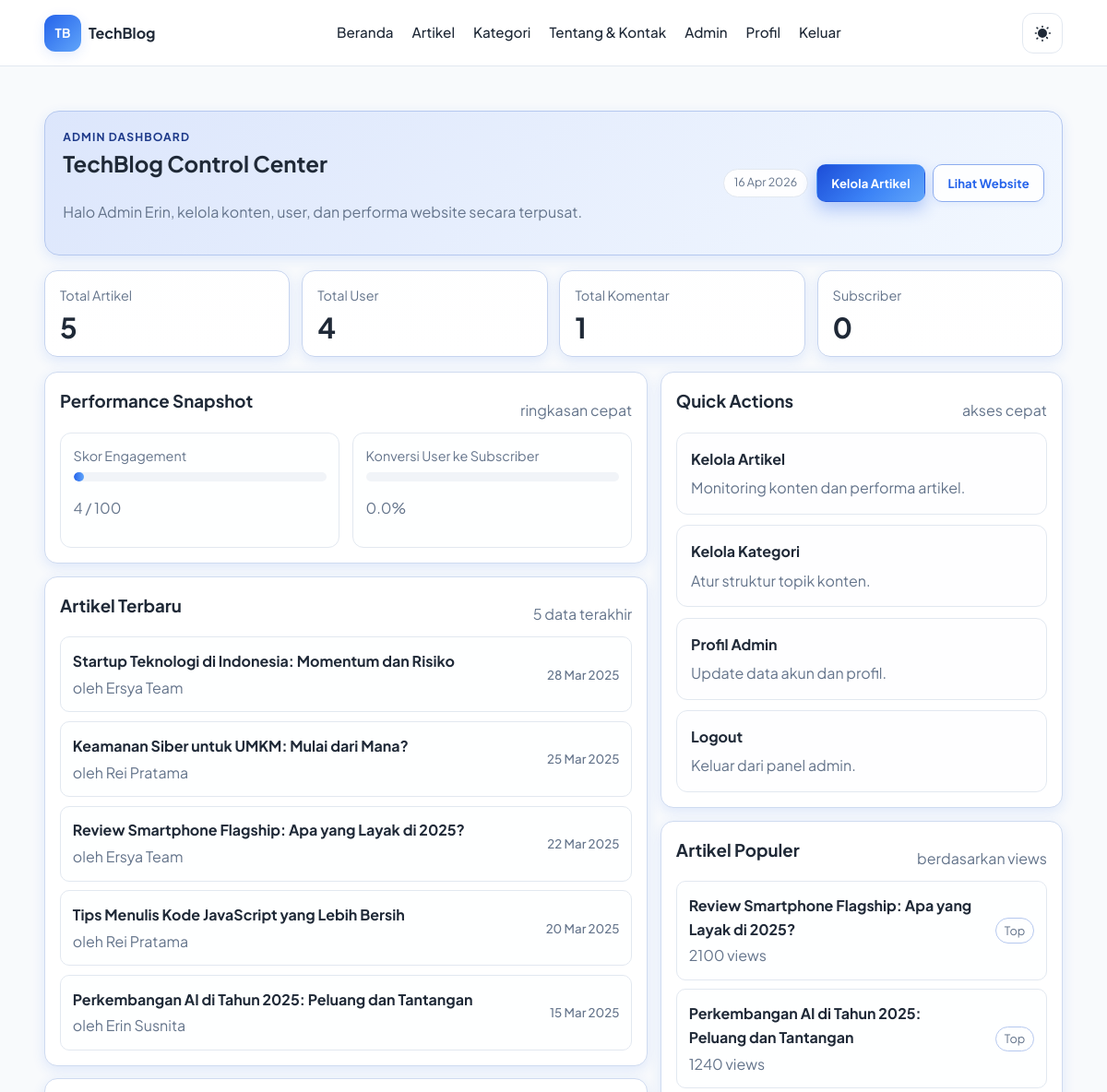
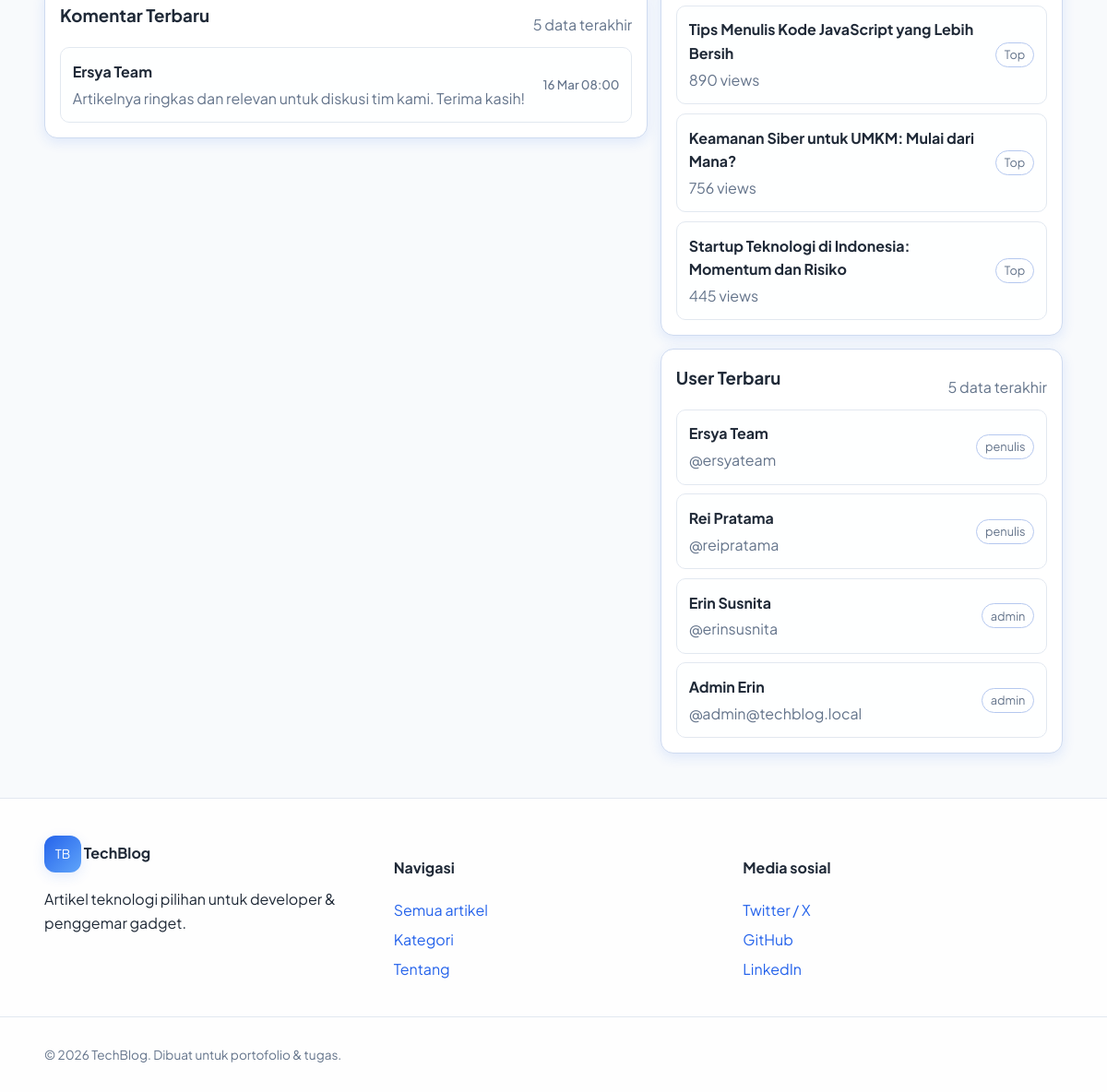
/admin.php (signed in), run on the app's committed database (2 pictures, top to bottom).
### tables this page shows
CREATE TABLE users (
  id INT UNSIGNED AUTO_INCREMENT PRIMARY KEY,
  nama VARCHAR(255) NOT NULL,
  user VARCHAR(255) NOT NULL UNIQUE,
  password VARCHAR(255) NOT NULL,
  role ENUM('admin','penulis','user') NOT NULL DEFAULT 'user',
  foto VARCHAR(500) DEFAULT NULL,
  bio TEXT,
  created_at TIMESTAMP DEFAULT CURRENT_TIMESTAMP
);

CREATE TABLE articles (
  id INT UNSIGNED AUTO_INCREMENT PRIMARY KEY,
  judul VARCHAR(500) NOT NULL,
  slug VARCHAR(520) NOT NULL UNIQUE,
  konten LONGTEXT NOT NULL,
  excerpt TEXT,
  thumbnail VARCHAR(500) DEFAULT NULL,
  author_id INT UNSIGNED NOT NULL,
  kategori_id INT UNSIGNED NOT NULL,
  tanggal_publish DATETIME NOT NULL,
  views INT UNSIGNED NOT NULL DEFAULT 0,
  featured TINYINT(1) NOT NULL DEFAULT 0,
  CONSTRAINT fk_art_author FOREIGN KEY (author_id) REFERENCES users(id) ON DELETE CASCADE,
  CONSTRAINT fk_art_cat FOREIGN KEY (kategori_id) REFERENCES categories(id) ON DELETE RESTRICT,
  INDEX idx_publish (tanggal_publish),
  INDEX idx_views (views),
  INDEX idx_featured (featured)
);

CREATE TABLE comments (
  id INT UNSIGNED AUTO_INCREMENT PRIMARY KEY,
  user_id INT UNSIGNED DEFAULT NULL,
  guest_nama VARCHAR(120) DEFAULT NULL,
  guest_user VARCHAR(255) DEFAULT NULL,
  article_id INT UNSIGNED NOT NULL,
  isi_komentar TEXT NOT NULL,
  tanggal DATETIME NOT NULL DEFAULT CURRENT_TIMESTAMP,
  CONSTRAINT fk_com_user FOREIGN KEY (user_id) REFERENCES users(id) ON DELETE SET NULL,
  CONSTRAINT fk_com_art FOREIGN KEY (article_id) REFERENCES articles(id) ON DELETE CASCADE,
  INDEX idx_art (article_id)
);

### includes/auth.php (called while the page is built, shortened)
<?php
require_once __DIR__ . '/db.php';
function current_user(): ?array {
    return $_SESSION['user'] ?? null;
}

### includes/db.php (called while the page is built, shortened)
<?php
require_once __DIR__ . '/config.php';
function db(): PDO {
    static $pdo = null;
    if ($pdo instanceof PDO) {
        return $pdo;
    }
    $dsn = 'mysql:host=' . DB_HOST . ';dbname=' . DB_NAME . ';charset=' . DB_CHARSET;
    $pdo = new PDO($dsn, DB_USER, DB_PASS, [
        PDO::ATTR_ERRMODE => PDO::ERRMODE_EXCEPTION,
        PDO::ATTR_DEFAULT_FETCH_MODE => PDO::FETCH_ASSOC,
    ]);
    $pdo->exec('SET NAMES utf8mb4 COLLATE utf8mb4_unicode_ci');
    return $pdo;
}
function db_has_column(string $table, string $column): bool {
    static $cache = [];
    $key = $table . '.' . $column;
    $sql = 'SHOW COLUMNS FROM `' . str_replace('`', '', $table) . '` LIKE ?';
    $st = db()->prepare($sql);
    $st->execute([$column]);
    $cache[$key] = (bool)$st->fetch();
    return $cache[$key];
}

### includes/functions.php (called while the page is built, shortened)
<?php
require_once __DIR__ . '/db.php';
function e(?string $s): string {
    return htmlspecialchars($s ?? '', ENT_QUOTES, 'UTF-8');
}
function excerpt_plain(string $html, int $max = 160): string {
    $t = strip_tags($html);
    $t = preg_replace('/\s+/', ' ', $t);
    $t = trim($t);
    if (mb_strlen($t) <= $max) {
        return $t;
    }
    return mb_substr($t, 0, $max - 1) . '…';
}

### includes/config.php (called while the page is built, shortened)
<?php
function base_url(): string {
    static $cached = null;
    if ($cached !== null) {
        return $cached;
    }
    $script = $_SERVER['SCRIPT_NAME'] ?? '/index.php';
    $dir = dirname(str_replace('\\', '/', $script));
    if ($dir === '/' || $dir === '.') {
        $cached = '';
    } else {
        $cached = rtrim($dir, '/');
    }
    return $cached;
}
function url(string $path = ''): string {
    $path = ltrim($path, '/');
    $b = base_url();
    return ($b ? $b . '/' : '/') . $path;
}

### admin.php (the view, shortened to what this page needs)
<?php
$pdo = db();
$totalArticles = (int)$pdo->query('SELECT COUNT(*) FROM articles')->fetchColumn();
$totalUsers = (int)$pdo->query('SELECT COUNT(*) FROM users')->fetchColumn();
$totalComments = (int)$pdo->query('SELECT COUNT(*) FROM comments')->fetchColumn();
$totalSubscribers = (int)$pdo->query('SELECT COUNT(*) FROM newsletter_subscribers')->fetchColumn();
$userColumn = db_has_column('users', 'user') ? 'user' : 'email';
$guestIdentityColumn = db_has_column('comments', 'guest_user') ? 'guest_user' : 'guest_email';
$recentArticles = $pdo->query(
    'SELECT a.id, a.judul, a.slug, a.tanggal_publish, u.nama AS author_name
     FROM articles a
     JOIN users u ON u.id = a.author_id
     ORDER BY a.tanggal_publish DESC
     LIMIT 5'
)->fetchAll();
$recentUsers = $pdo->query(
    'SELECT id, nama, `' . $userColumn . '` AS login_user, role, created_at
     FROM users
     ORDER BY id DESC
     LIMIT 5'
)->fetchAll();
$popularArticles = $pdo->query(
    'SELECT id, judul, slug, views
     FROM articles
     ORDER BY views DESC, tanggal_publish DESC
     LIMIT 5'
)->fetchAll();
$recentComments = $pdo->query(
    'SELECT c.isi_komentar, c.tanggal, c.guest_nama, c.`' . $guestIdentityColumn . '` AS guest_identity,
            a.slug AS article_slug, a.judul AS article_title, u.nama AS user_name
     FROM comments c
     JOIN articles a ON a.id = c.article_id
     LEFT JOIN users u ON u.id = c.user_id
     ORDER BY c.tanggal DESC
     LIMIT 5'
)->fetchAll();
$avgCommentsPerArticle = $totalArticles > 0 ? $totalComments / $totalArticles : 0.0;
$subscriberUserRatio = $totalUsers > 0 ? ($totalSubscribers / $totalUsers) * 100 : 0.0;
$engagementScore = min(100.0, ($avgCommentsPerArticle * 20) + ($subscriberUserRatio * 0.6));
$engagementScoreInt = (int)round($engagementScore);
$todayLabel = date('d M Y');
$currentAdminName = (string)(current_user()['nama'] ?? 'Admin');
include __DIR__ . '/includes/header.php';
?>
<section class="section">
    <div class="container admin-wrap">
        <header class="admin-topbar card">
            <div>
                <p class="admin-kicker">ADMIN DASHBOARD</p>
                <h1 class="mt-0">TechBlog Control Center</h1>
                <p class="muted">Halo <?= e($currentAdminName) ?>, kelola konten, user, dan performa website secara terpusat.</p>
            </div>
            <div class="admin-topbar-actions">
                <span class="admin-date-pill"><?= e($todayLabel) ?></span>
                <a class="btn btn-sm" href="<?= e(url('articles.php')) ?>">Kelola Artikel</a>
                <a class="btn btn-outline btn-sm" href="<?= e(url('index.php')) ?>">Lihat Website</a>
            </div>
        </header>
        <div class="admin-kpi-grid">
            <article class="admin-kpi-card card">
                <p class="admin-stat-label">Total Artikel</p>
                <p class="admin-stat-value"><?= $totalArticles ?></p>
            </article>
            <article class="admin-kpi-card card">
                <p class="admin-stat-label">Total User</p>
                <p class="admin-stat-value"><?= $totalUsers ?></p>
            </article>
            <article class="admin-kpi-card card">
                <p class="admin-stat-label">Total Komentar</p>
                <p class="admin-stat-value"><?= $totalComments ?></p>
            </article>
            <article class="admin-kpi-card card">
                <p class="admin-stat-label">Subscriber</p>
                <p class="admin-stat-value"><?= $totalSubscribers ?></p>
            </article>
        </div>
        <div class="admin-layout">
            <div class="admin-primary">
                <article class="card admin-panel">
                    <div class="admin-panel-head">
                        <h3 class="mt-0">Performance Snapshot</h3>
                        <span class="muted">ringkasan cepat</span>
                    </div>
                    <div class="admin-insights">
                        <div class="admin-insight">
                            <p class="admin-stat-label">Skor Engagement</p>
                            <div class="admin-meter">
                                <span style="width: <?= $engagementScoreInt ?>%"></span>
                            </div>
                            <p class="muted"><?= $engagementScoreInt ?> / 100</p>
                        </div>
                        <div class="admin-insight">
                            <p class="admin-stat-label">Konversi User ke Subscriber</p>
                            <div class="admin-meter">
                            </div>
                            <p class="muted"><?= e(number_format($subscriberUserRatio, 1)) ?>%</p>
                        </div>
                    </div>
                </article>
                <article class="card admin-panel">
                    <div class="admin-panel-head">
                        <h3 class="mt-0">Artikel Terbaru</h3>
                        <span class="muted">5 data terakhir</span>
                    </div>
                    <div class="admin-list">
                        <?php foreach ($recentArticles as $a): ?>
                            <a class="admin-list-item" href="<?= e(url('article.php?slug=' . rawurlencode((string)$a['slug']))) ?>">
                                <div>
                                    <strong><?= e($a['judul']) ?></strong>
                                    <p class="muted">oleh <?= e($a['author_name']) ?></p>
                                </div>
                                <small class="muted admin-list-meta"><?= e(date('d M Y', strtotime((string)$a['tanggal_publish']))) ?></small>
                            </a>
                        <?php endforeach; ?>
                    </div>
                </article>
                <article class="card admin-panel">
                    <div class="admin-panel-head">
                        <h3 class="mt-0">Komentar Terbaru</h3>
                        <span class="muted">5 data terakhir</span>
                    </div>
                    <div class="admin-list">
                        <?php foreach ($recentComments as $c): ?>
                            <a class="admin-list-item" href="<?= e(url('article.php?slug=' . rawurlencode((string)$c['article_slug']))) ?>">
                                <div>
                                    <strong><?= e((string)($c['user_name'] ?: $c['guest_nama'] ?: $c['guest_identity'] ?: 'Guest')) ?></strong>
                                    <p class="muted"><?= e(excerpt_plain((string)$c['isi_komentar'], 80)) ?></p>
                                </div>
                                <small class="muted admin-list-meta"><?= e(date('d M H:i', strtotime((string)$c['tanggal']))) ?></small>
                            </a>
                        <?php endforeach; ?>
                    </div>
                </article>
            </div>
            <aside class="admin-sidebar">
                <article class="card admin-panel">
                    <div class="admin-panel-head">
                        <h3 class="mt-0">Quick Actions</h3>
                        <span class="muted">akses cepat</span>
                    </div>
                    <div class="admin-action-stack">
                        <a class="admin-action-tile" href="<?= e(url('articles.php')) ?>">
                            <strong>Kelola Artikel</strong>
                            <p class="muted">Monitoring konten dan performa artikel.</p>
                        </a>
                        <a class="admin-action-tile" href="<?= e(url('category.php')) ?>">
                            <strong>Kelola Kategori</strong>
                            <p class="muted">Atur struktur topik konten.</p>
                        </a>
                        <a class="admin-action-tile" href="<?= e(url('author.php?id=' . (int)(current_user()['id'] ?? 0))) ?>">
                            <strong>Profil Admin</strong>
                            <p class="muted">Update data akun dan profil.</p>
                        </a>
                        <a class="admin-action-tile" href="<?= e(url('logout.php')) ?>">
                            <strong>Logout</strong>
                            <p class="muted">Keluar dari panel admin.</p>
                        </a>
                    </div>
                </article>
                <article class="card admin-panel">
                    <div class="admin-panel-head">
                        <h3 class="mt-0">Artikel Populer</h3>
                        <span class="muted">berdasarkan views</span>
                    </div>
                    <div class="admin-list">
                        <?php foreach ($popularArticles as $a): ?>
                            <a class="admin-list-item" href="<?= e(url('article.php?slug=' . rawurlencode((string)$a['slug']))) ?>">
                                <div>
                                    <strong><?= e($a['judul']) ?></strong>
                                    <p class="muted"><?= (int)$a['views'] ?> views</p>
                                </div>
                                <span class="admin-role">Top</span>
                            </a>
                        <?php endforeach; ?>
                    </div>
                </article>
                <article class="card admin-panel">
                    <div class="admin-panel-head">
                        <h3 class="mt-0">User Terbaru</h3>
                        <span class="muted">5 data terakhir</span>
                    </div>
                    <div class="admin-list">
                        <?php foreach ($recentUsers as $u): ?>
                            <div class="admin-list-item">
                                <div>
                                    <strong><?= e($u['nama']) ?></strong>
                                    <p class="muted">@<?= e((string)$u['login_user']) ?></p>
                                </div>
                                <span class="admin-role"><?= e((string)$u['role']) ?></span>
                            </div>
                        <?php endforeach; ?>
                    </div>
                </article>
            </aside>
        </div>
    </div>
</section>
<?php include __DIR__ . '/includes/footer.php'; ?>

### data on the page
users: nama "Admin Erin", user "admin@techblog.local", role "admin"
articles: judul "Startup Teknologi di Indonesia: Momentum dan Risiko", author.nama "Ersya Team", tanggal_publish "28 Mar 2025", views "445"
articles: judul "Keamanan Siber untuk UMKM: Mulai dari Mana?", author.nama "Rei Pratama", tanggal_publish "25 Mar 2025", views "756"
articles: judul "Review Smartphone Flagship: Apa yang Layak di 2025?", author.nama "Ersya Team", tanggal_publish "22 Mar 2025", views "2100"
articles: judul "Tips Menulis Kode JavaScript yang Lebih Bersih", author.nama "Rei Pratama", tanggal_publish "20 Mar 2025", views "890"
articles: judul "Perkembangan AI di Tahun 2025: Peluang dan Tantangan", author.nama "Erin Susnita", tanggal_publish "15 Mar 2025", views "1240"
comments: user.nama "Ersya Team", isi_komentar "Artikelnya ringkas dan relevan untuk diskusi tim kami. Terima kasih!", tanggal "16 Mar 08:00"
users: nama "Ersya Team", user "ersyateam", role "penulis"
users: nama "Rei Pratama", user "reipratama", role "penulis"
users: nama "Erin Susnita", user "erinsusnita", role "admin"

### other printed values
SITE_NAME "TechBlog"
$totalArticles "5"
$totalUsers "4"
$totalComments "1"
$totalSubscribers "0"
$engagementScoreInt "4"
$subscriberUserRatio "0.0"
